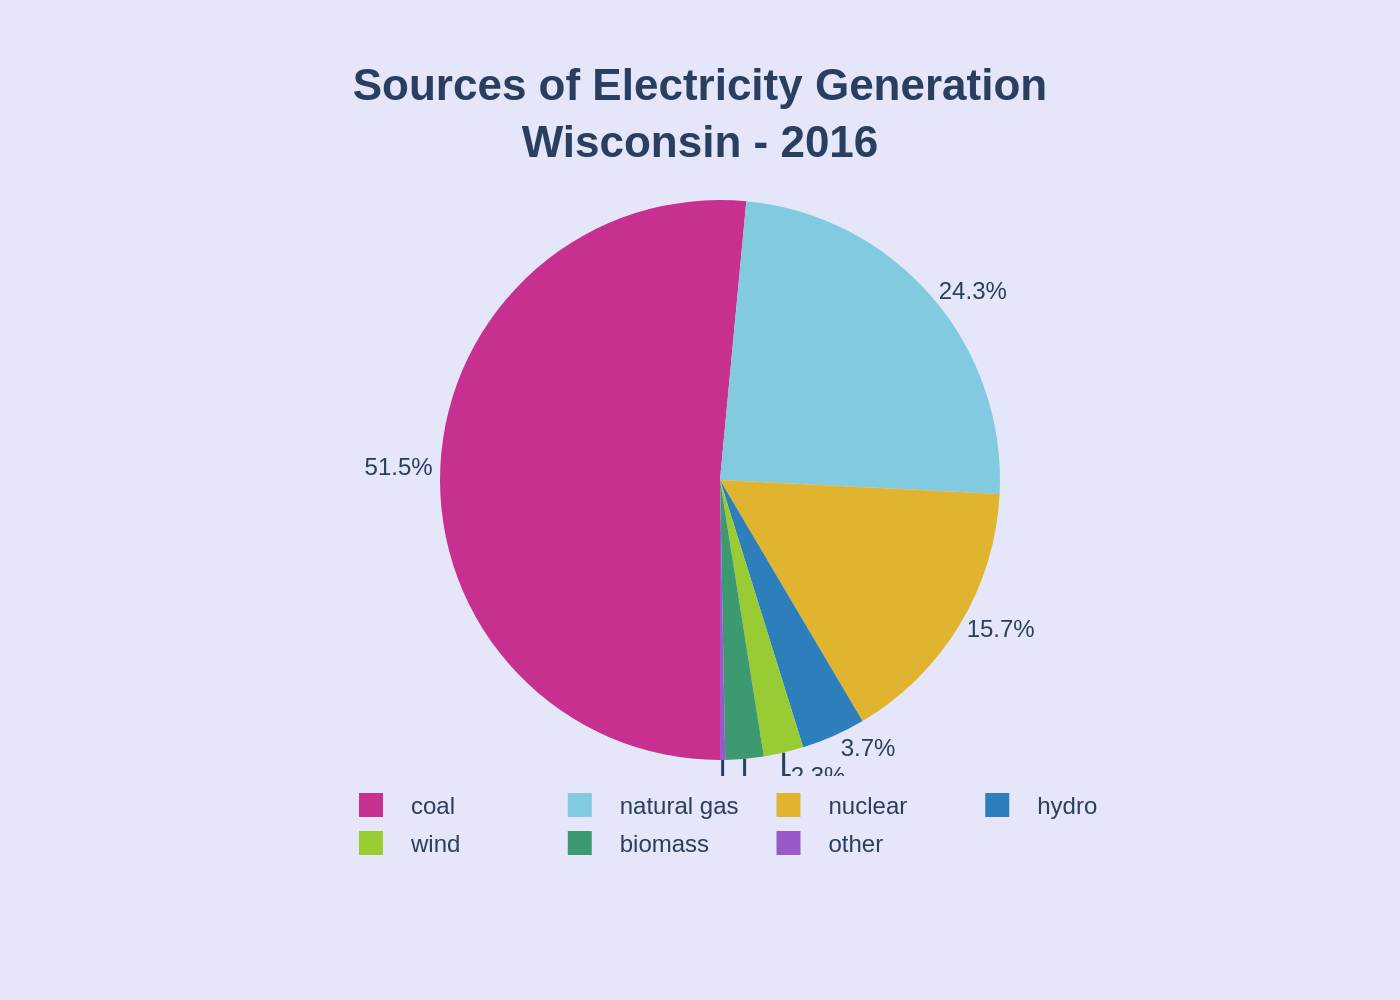

The script that drew this image:
import sys
import json
import plotly.graph_objects as go

# Check for command-line argument
if len(sys.argv) != 2:
    print("Usage: python generate_chart.py <path_to_json_file>")
    sys.exit(1)

json_path = sys.argv[1]

# Read data from the specified JSON file
try:
    with open(json_path, 'r', encoding='utf-8') as f:
        chart_data = json.load(f)
except FileNotFoundError:
    print(f"Error: JSON file not found at {json_path}")
    sys.exit(1)
except json.JSONDecodeError:
    print(f"Error: Could not decode JSON from {json_path}")
    sys.exit(1)

# Extract data and texts from the JSON structure
data = chart_data['chart_data']
texts = chart_data['texts']
colors = chart_data['colors']
background_color = chart_data.get('background_color', '#FFFFFF')

# Prepare data for Plotly
labels = [item['label'] for item in data]
values = [item['value'] for item in data]

# Create the pie chart
fig = go.Figure(data=[go.Pie(
    labels=labels,
    values=values,
    marker_colors=colors,
    texttemplate='%{value}%',
    textposition='outside',
    hoverinfo='label+percent',
    sort=False,  # This is crucial to preserve the original data order
    direction='clockwise',
    rotation=180 # Starts the first slice at the 9 o'clock position
)])

# Update layout for a professional appearance
fig.update_layout(
    title=dict(
        text=f"<b>{texts['title']}</b>" if texts.get('title') else None,
        x=0.5,
        xanchor='center',
        font=dict(size=22)
    ),
    font=dict(
        family="Arial",
        size=12
    ),
    legend=dict(
        orientation="h",
        yanchor="bottom",
        y=-0.2,
        xanchor="center",
        x=0.5
    ),
    paper_bgcolor=background_color,
    plot_bgcolor=background_color,
    margin=dict(t=100, b=120, l=40, r=40)
)

# Determine output filename from the input JSON filename
if '.' in json_path:
    output_filename = json_path.rsplit('.', 1)[0] + '.png'
else:
    output_filename = json_path + '.png'

# Save the figure as a high-resolution PNG image
fig.write_image(output_filename, scale=2)

print(f"Chart saved to {output_filename}")
